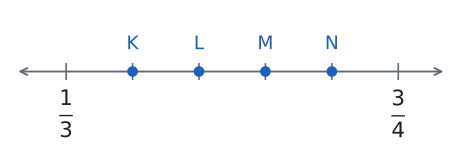

Here is the Python script that generated this plot:
import sys; sys.path.insert(0, "tools")
from cizim import *

# 1/3 ile 3/4 arası 5 eş parça; K, L, M, N bölme noktaları (K = 5/12 ... N = 2/3). Ölçekli.
fig, ax = sekil(6, 1.9)
a, b = 1 / 3, 3 / 4
ax.set_xlim(0.26, 0.82); ax.set_ylim(-0.6, 0.5); ax.axis("off")
ax.annotate("", xy=(0.81, 0), xytext=(0.27, 0), arrowprops=dict(arrowstyle="<->", color=SOLUK, lw=1.4))
adim = (b - a) / 5
for k in range(6):
    x = a + k * adim
    ax.plot([x, x], [-0.06, 0.06], color=SOLUK, lw=1.2)
    if 1 <= k <= 4:
        nokta(ax, x, 0, renk=MAVI)
        ax.text(x, 0.14, "KLMN"[k - 1], ha="center", va="bottom", fontsize=14, color=MAVI)
ax.text(a, -0.14, r"$\dfrac{1}{3}$", ha="center", va="top", fontsize=16)
ax.text(b, -0.14, r"$\dfrac{3}{4}$", ha="center", va="top", fontsize=16)
kaydet(fig, __file__)
